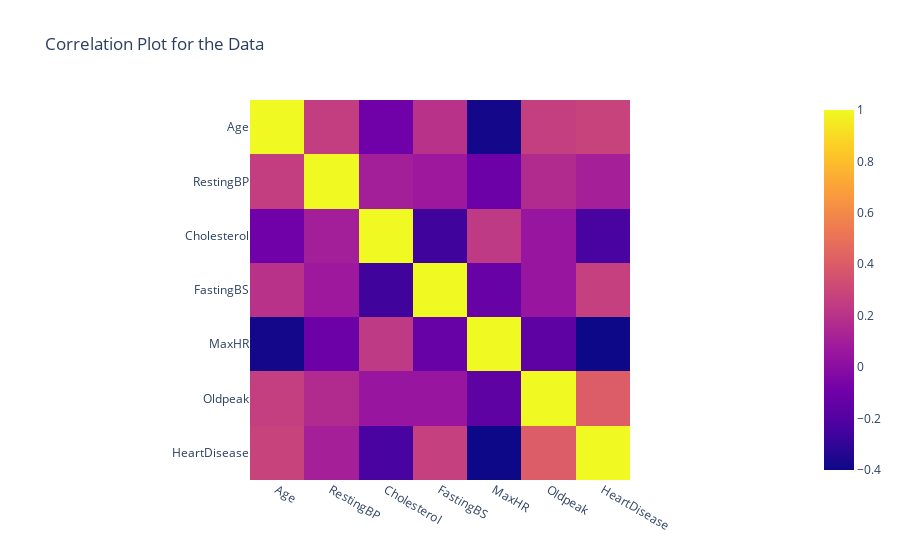

Source (notebook cell):
### Markdown cell above
## Correlation Plot

### Code cell
px.imshow(df.corr(),title='Correlation Plot for the Data')

### Figure 1 — Plotly figure (JSON) as saved in the notebook; plotly's stock layout.template omitted (floating-point values rounded to 4 significant figures)
{"data": [{"coloraxis": "coloraxis", "hovertemplate": "x: %{x}<br>y: %{y}<br>color: %{z}<extra></extra>", "name": "0", "type": "heatmap", "x": ["Age", "RestingBP", "Cholesterol", "FastingBS", "MaxHR", "Oldpeak", "HeartDisease"], "xaxis": "x", "y": ["Age", "RestingBP", "Cholesterol", "FastingBS", "MaxHR", "Oldpeak", "HeartDisease"], "yaxis": "y", "z": [[1, 0.2544, -0.09528, 0.198, -0.382, 0.2586, 0.282], [0.2544, 1, 0.1009, 0.07019, -0.1121, 0.1648, 0.1076], [-0.09528, 0.1009, 1, -0.261, 0.2358, 0.05015, -0.2327], [0.198, 0.07019, -0.261, 1, -0.1314, 0.0527, 0.2673], [-0.382, -0.1121, 0.2358, -0.1314, 1, -0.1607, -0.4004], [0.2586, 0.1648, 0.05015, 0.0527, -0.1607, 1, 0.404], [0.282, 0.1076, -0.2327, 0.2673, -0.4004, 0.404, 1]]}], "layout": {"coloraxis": {"colorscale": [[0, "#0d0887"], [0.1111, "#46039f"], [0.2222, "#7201a8"], [0.3333, "#9c179e"], [0.4444, "#bd3786"], [0.5556, "#d8576b"], [0.6667, "#ed7953"], [0.7778, "#fb9f3a"], [0.8889, "#fdca26"], [1, "#f0f921"]]}, "title": {"text": "Correlation Plot for the Data"}, "xaxis": {"anchor": "y", "constrain": "domain", "domain": [0, 1], "scaleanchor": "y"}, "yaxis": {"anchor": "x", "autorange": "reversed", "constrain": "domain", "domain": [0, 1]}}}
